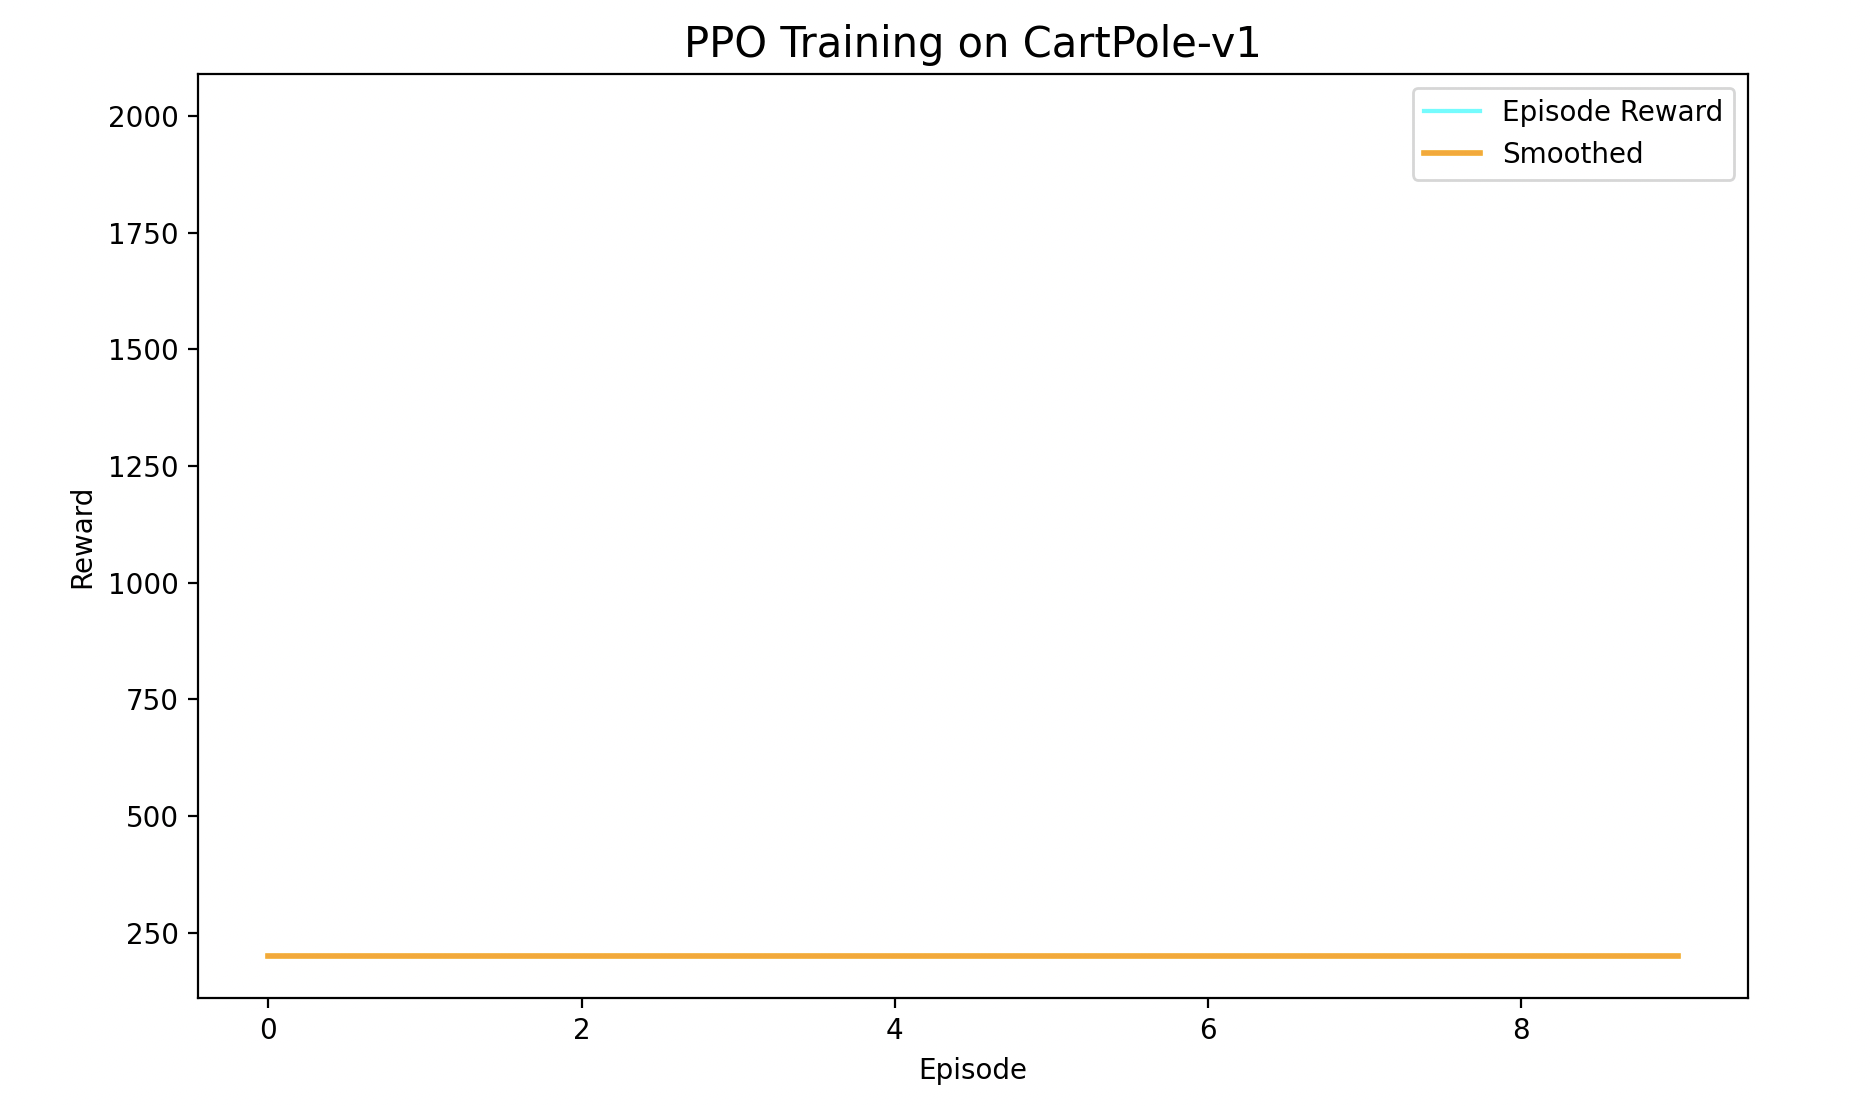

Reproduce this figure in Python.
import gymnasium as gym
import torch
import torch.nn as nn
import torch.optim as optim
import numpy as np
from collections import deque
import matplotlib.pyplot as plt
import imageio
import os, subprocess

try:
    ffmpeg_path = subprocess.check_output(['which', 'ffmpeg']).decode().strip()
    os.environ['IMAGEIO_FFMPEG_EXE'] = ffmpeg_path
except:
    print("⚠️ Could not find ffmpeg automatically. Please install with: brew install ffmpeg")

class Actor(nn.Module):
    def __init__(self, state_dim, action_dim, hidden_dim=64):
        super().__init__()
        self.net = nn.Sequential(
            nn.Linear(state_dim, hidden_dim), nn.ReLU(),
            nn.Linear(hidden_dim, hidden_dim), nn.ReLU(),
            nn.Linear(hidden_dim, action_dim),
            nn.Softmax(dim=-1)
        )

    def forward(self, state):
        return self.net(state)

    def act(self, state):
        probs = self.forward(state)
        dist = torch.distributions.Categorical(probs)
        action = dist.sample()
        return action.item(), dist.log_prob(action)


class Critic(nn.Module):
    def __init__(self, state_dim, hidden_dim=64):
        super().__init__()
        self.net = nn.Sequential(
            nn.Linear(state_dim, hidden_dim), nn.ReLU(),
            nn.Linear(hidden_dim, hidden_dim), nn.ReLU(),
            nn.Linear(hidden_dim, 1)
        )

    def forward(self, state):
        return self.net(state)



class PPOAgent:
    def __init__(self, state_dim, action_dim, clip=0.2, gamma=0.99, lr=3e-4, k_epochs=4):
        self.actor = Actor(state_dim, action_dim)
        self.critic = Critic(state_dim)
        self.optim = optim.Adam(list(self.actor.parameters()) + list(self.critic.parameters()), lr=lr)
        self.clip = clip
        self.gamma = gamma
        self.k_epochs = k_epochs

    def compute_returns(self, rewards, dones, values, next_value):
        returns = []
        R = next_value
        for r, done in zip(reversed(rewards), reversed(dones)):
            R = r + self.gamma * R * (1 - done)
            returns.insert(0, R)
        return torch.tensor(returns, dtype=torch.float32)

    def update(self, states, actions, log_probs_old, returns):
        values = self.critic(states).squeeze()
        advantages = returns - values.detach()
        for _ in range(self.k_epochs):
            probs = self.actor(states)
            dist = torch.distributions.Categorical(probs)
            log_probs = dist.log_prob(actions)
            entropy = dist.entropy().mean()

            # PPO ratio
            ratio = torch.exp(log_probs - log_probs_old)
            surr1 = ratio * advantages
            surr2 = torch.clamp(ratio, 1 - self.clip, 1 + self.clip) * advantages
            actor_loss = -torch.min(surr1, surr2).mean()
            critic_loss = nn.functional.mse_loss(values, returns)
            loss = actor_loss + 0.5 * critic_loss - 0.01 * entropy

            self.optim.zero_grad()
            loss.backward()
            self.optim.step()


# ------------------------------------
# Train PPO
# ------------------------------------
def train_ppo(env_name="CartPole-v1", episodes=2000, rollout_len=2000, update_timestep=4000):
    env = gym.make(env_name)
    state_dim = env.observation_space.shape[0]
    action_dim = env.action_space.n

    agent = PPOAgent(state_dim, action_dim)
    rewards_log = []
    avg_rewards = deque(maxlen=100)
    timestep = 0

    state, _ = env.reset()

    memory = {"states": [], "actions": [], "log_probs": [], "rewards": [], "dones": []}

    for ep in range(episodes):
        ep_reward = 0

        for t in range(rollout_len):
            state_t = torch.FloatTensor(state).unsqueeze(0)
            action, log_prob = agent.actor.act(state_t)
            next_state, reward, terminated, truncated, _ = env.step(action)
            done = terminated or truncated

            # Store in memory
            memory["states"].append(state)
            memory["actions"].append(action)
            memory["log_probs"].append(log_prob)
            memory["rewards"].append(reward)
            memory["dones"].append(done)

            state = next_state
            ep_reward += reward
            timestep += 1

            if done:
                state, _ = env.reset()

            # Update PPO
            if timestep % update_timestep == 0:
                with torch.no_grad():
                    next_val = agent.critic(torch.FloatTensor(state).unsqueeze(0)).item()

                returns = agent.compute_returns(memory["rewards"], memory["dones"],
                                                agent.critic(torch.FloatTensor(memory["states"])).detach().squeeze(),
                                                next_val)

                agent.update(
                    torch.FloatTensor(memory["states"]),
                    torch.tensor(memory["actions"]),
                    torch.stack(memory["log_probs"]),
                    returns
                )

                memory = {"states": [], "actions": [], "log_probs": [], "rewards": [], "dones": []}

        rewards_log.append(ep_reward)
        avg_rewards.append(ep_reward)
        print(f"Ep {ep+1}/{episodes} | Reward: {ep_reward:.1f} | Avg(100): {np.mean(avg_rewards):.1f}")

        if np.mean(avg_rewards) >= 475:
            print("🏆 Solved the environment!")
            break

    env.close()

    # Plot reward curve
    plt.figure(figsize=(10,6))
    plt.plot(rewards_log, color='cyan', label='Episode Reward')
    plt.plot(np.convolve(rewards_log, np.ones(10)/10, mode='valid'), color='orange', linewidth=2, label='Smoothed')
    plt.title('PPO Training on CartPole-v1', fontsize=15)
    plt.xlabel('Episode')
    plt.ylabel('Reward')
    plt.legend()
    plt.show()

    return agent


def record_video(agent, env_name="CartPole-v1", filename="ppo_cartpole.mp4"):
    env = gym.make(env_name, render_mode="rgb_array")
    state, _ = env.reset()
    frames = []
    total_reward = 0

    for _ in range(500):
        frame = env.render()
        frames.append(frame)

        state_t = torch.FloatTensor(state).unsqueeze(0)
        probs = agent.actor(state_t)
        action = torch.argmax(probs, dim=-1).item()
        next_state, reward, terminated, truncated, _ = env.step(action)
        done = terminated or truncated
        total_reward += reward
        state = next_state
        if done:
            break

    env.close()
    imageio.mimsave(filename, frames, fps=30, codec='libx264')
    print(f"🎥 Video saved: {filename} | Total Reward: {total_reward}")


if __name__ == "__main__":
    agent = train_ppo()
    record_video(agent)
